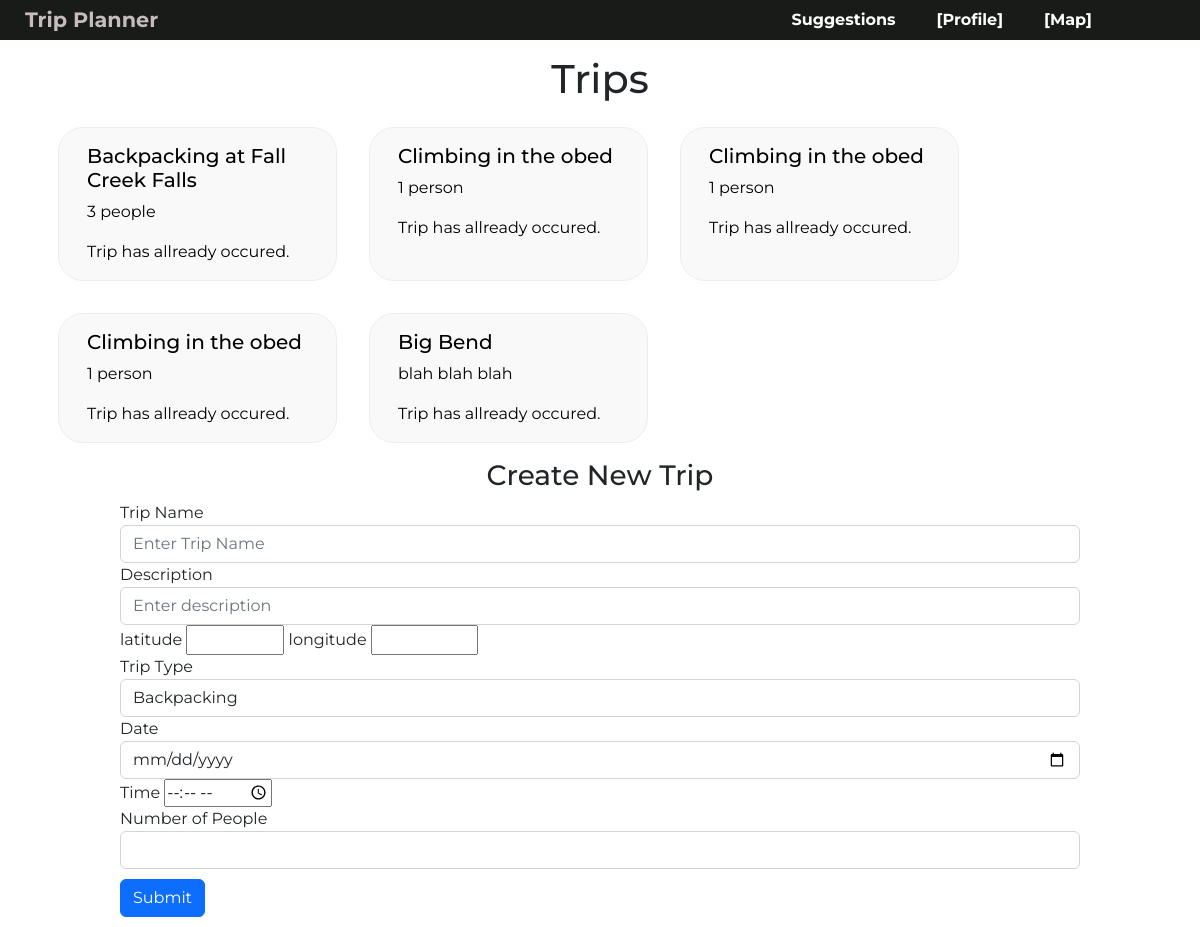
The page /events (signed in) on the database its author committed.
### website/models.py (models this page shows)
class Trip(db.Model):
    id = db.Column(db.Integer, primary_key=True)
    name = db.Column(db.String(50))
    desc = db.Column(db.String(10000))
    trip_type = db.Column(db.Integer)
    date = db.Column(db.DateTime())
    num_people = db.Column(db.Integer)
    user_id = db.Column(db.Integer, db.ForeignKey('user.id'))
    latitude = db.Column(db.Float)
    longitude = db.Column(db.Float)

### website/views.py (the view, shortened to what this page needs)
@views.route('events', methods=['GET', 'POST'])
@login_required
def events():
    return render_template("events.html", user=current_user, time_till=time_till.count_time)

### website/__init__.py (called while the page is built)
def create_app():
    app = Flask(__name__)
    app.config['SECRET_KEY'] = 'hjshjhdajah'
    app.config['SQLALCHEMY_DATABASE_URI'] = f'sqlite:///{DB_NAME}'
    app.config['SQLALCHEMY_TRACK_MODIFICATIONS'] = False
    db.init_app(app)
    from .views import views
    from .auth import auth
    app.register_blueprint(views, url_prefix='/')
    app.register_blueprint(auth, url_prefix='/')
    from .models import User, Trip
    create_database(app)
    login_manager = LoginManager()
    login_manager.login_view = 'auth.login'
    login_manager.init_app(app)
    @login_manager.user_loader
    def load_user(id):
        return User.query.get(int(id))
    return app

### website/time_till.py (called while the page is built)
def count_time(event_date):
    tz = timezone('EST')
    now_time = datetime.now(tz)
    time_delta = event_date.replace(tzinfo=None) - now_time.replace(tzinfo=None)
    days = time_delta.days
    seconds = time_delta.seconds
    if days == 356:
        string = "Trip in 1 year."
    elif days > 365:
        if days % 365 == 0:
            string = "Trip in {} years".format(days/365)
        else:
            string = "Trip in {} years, {} days.".format(days//365,days%365)
    elif days < 365:
        if days == 0:
            string = "Trip in {} hours.".format(seconds // (60*60))
        elif days > 0:
            string = "Trip in {} days.".format(days)
        else :
            string = "Trip has allready occured."
    return string

### website/templates/events.html (shortened to what this page needs)
<!DOCTYPE html>
<html>
    <head>
        <link href="https://cdn.jsdelivr.net/npm/bootstrap@5.2.1/dist/css/bootstrap.min.css" rel="stylesheet">
        <link rel="stylesheet" href="https://cdn.jsdelivr.net/npm/bootstrap-icons@1.9.1/font/bootstrap-icons.css">
        <link rel="stylesheet" href="../static/css/events.css">
        <link rel="stylesheet" href="https://cdn.jsdelivr.net/npm/@fortawesome/fontawesome-free@6.1.2/css/fontawesome.min.css">
    </head>
    <body>
        <nav class="navbar navbar-expand-lg navbar-dark" style="background-color: rgb(25, 27, 24);">
            <a class="navbar-brand" href="/" style="padding-left: 25px;">Trip Planner</a>
                <ul class="navbar-nav ms-auto">
                    <li class="navbar-item" style="padding-right: 25px;">
                        <a class="nav-link" href="suggestions">Suggestions</a>
                    </li>
                    <li class="navbar-item" style="padding-right: 25px;">
                        <a class="nav-link" href="events">[Profile]</a>
                    </li>
                    <li class="navbar-item" style="padding-right: 100px;">
                        <a class="nav-link" href="/map">[Map]</a>
                    </li>
                </ul>
        </nav>
        <h1 align="center">Trips</h1>
        <div class="container" style="margin: auto;">
            <div class="row mx-auto" >
                {% for trip in user.trip %}
                <div class="card col-lg-3 col-sm-12">
                    <a href="/trip-summary/{{trip.id}}" class="button">
                    <div class="card-body">
                        <h5 id="{{trip.id}}" class="link card-title" >{{trip.name}}</h5>
                        <p class="card-text">{{trip.desc}}</p>
                        <p class="card-text">{{time_till(trip.date)}}</p>
                    </div>
                    </a>
                </div>
                {% endfor %}
                </div>
            </div>
        <div id="event_form">
            <form method="POST">
                <h3 align="center">Create New Trip</h3>
                <div class="form-group">
                    <label for="name">Trip Name</label>
                    <input type="name" class="form-control" id="name" name="name" placeholder="Enter Trip Name" />
                </div>
                <div class="form-group">
                    <label for="desc">Description</label>
                    <input type="text" class="form-control" id="desc" name="desc" placeholder="Enter description" />
                </div>
                <div class="form-group">
                    <label for="lat">latitude</label>
                    <input type="number" step = .001 id="lat" name="lat" class="lat" min="-90" max="90">
                    <label for="lon">longitude</label>
                    <input type="number" step = .001 id="lon" name="lon" class="lon" min="-180" max="180">
                </div>
                <div class="form-group">
                    <label for="tripType">Trip Type</label>
                    <select class="form-control" id="tripType" name = "tripType">
                        <option value="1">Backpacking</option>
                    </select>
                </div>
                <div class="form-group">
                    <label for="tripdate">Date</label>
                    <input type="date" id="tripDate" name="tripDate" class="form-control" >
                </div>
                <div class="form-group">
                    <label for="tripTime">Time</label>
                    <input type="time" id="tripTime" name="tripTime">
                </div>
                <div class="form-group">
                    <label for="num_people">Number of People</label>
                    <input type="number" id="num_people" name="num_people" class="form-control" min="1" max="1000">
                </div>
                <button name="submit_button" value="create trip" type="submit" class="btn btn-primary" style="margin: 10px 0">Submit</button>
            </form>
        </div>
    </body>
</html>

### website/static/css/events.css (style rules this page uses)
body { font-family: "Montserrat"; }
#event_form { padding: 0 10%; }
.navbar { margin-bottom: 15px; height: 40px; }
.navbar-brand { font-size: 1.3rem; font-weight: bold; color: white; }
.navbar-item { font-weight: bold; }
.nav-link { color: white; }
.card { margin: 1rem; border-radius: 25px; background-color: rgb(249, 249, 249); border-color: rgb(237, 237, 237); }
a.button { -webkit-appearance: button; -moz-appearance: button; appearance: button; text-decoration: none; color: initial; }

### rows shown on the page
Trip: name "Backpacking at Fall Creek Falls", desc "3 people", date "Trip has allready occured."
Trip: name "Climbing in the obed", desc "1 person", date "Trip has allready occured."
Trip: name "Climbing in the obed", desc "1 person", date "Trip has allready occured."
Trip: name "Climbing in the obed", desc "1 person", date "Trip has allready occured."
Trip: name "Big Bend", desc "blah blah blah", date "Trip has allready occured."
